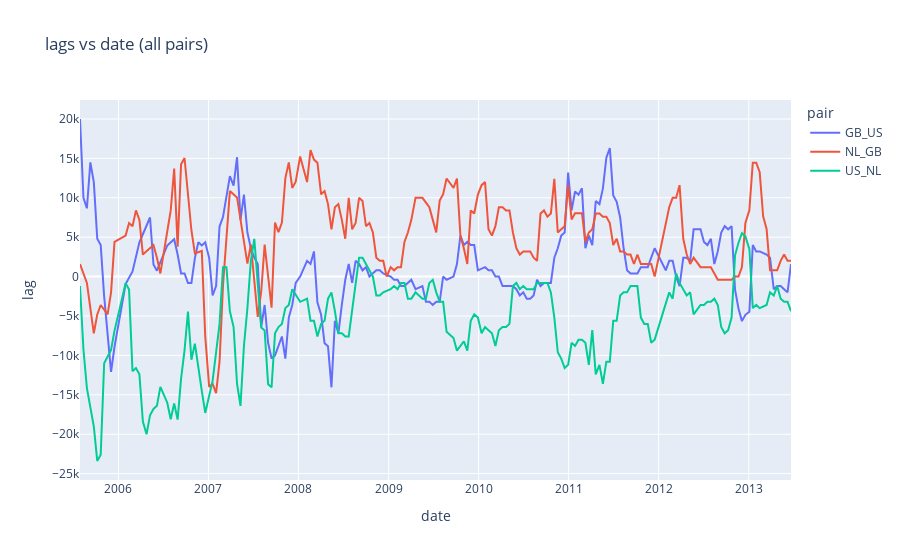

Source (notebook cell):
### Code cell
plot_all_pairs(best_lags)

### Figure 1 — Plotly figure (JSON) as saved in the notebook; plotly's stock layout.template omitted (floating-point values rounded to 4 significant figures; data arrays with more than 128 entries replaced by an {"elided": "..."} marker saying what was removed)
{"data": [{"hovertemplate": "pair=GB_US<br>date=%{x}<br>lag=%{y}<extra></extra>", "legendgroup": "GB_US", "line": {"color": "#636efa", "dash": "solid"}, "mode": "lines", "name": "GB_US", "orientation": "v", "showlegend": true, "type": "scatter", "x": {"elided": "185 str values"}, "xaxis": "x", "y": {"elided": "185 float values"}, "yaxis": "y"}, {"hovertemplate": "pair=NL_GB<br>date=%{x}<br>lag=%{y}<extra></extra>", "legendgroup": "NL_GB", "line": {"color": "#EF553B", "dash": "solid"}, "mode": "lines", "name": "NL_GB", "orientation": "v", "showlegend": true, "type": "scatter", "x": {"elided": "184 str values"}, "xaxis": "x", "y": {"elided": "184 float values"}, "yaxis": "y"}, {"hovertemplate": "pair=US_NL<br>date=%{x}<br>lag=%{y}<extra></extra>", "legendgroup": "US_NL", "line": {"color": "#00cc96", "dash": "solid"}, "mode": "lines", "name": "US_NL", "orientation": "v", "showlegend": true, "type": "scatter", "x": {"elided": "189 str values"}, "xaxis": "x", "y": {"elided": "189 float values"}, "yaxis": "y"}], "layout": {"legend": {"title": {"text": "pair"}, "tracegroupgap": 0}, "title": {"text": "lags vs date (all pairs)"}, "xaxis": {"anchor": "y", "domain": [0, 1], "title": {"text": "date"}}, "yaxis": {"anchor": "x", "domain": [0, 1], "title": {"text": "lag"}}}}
